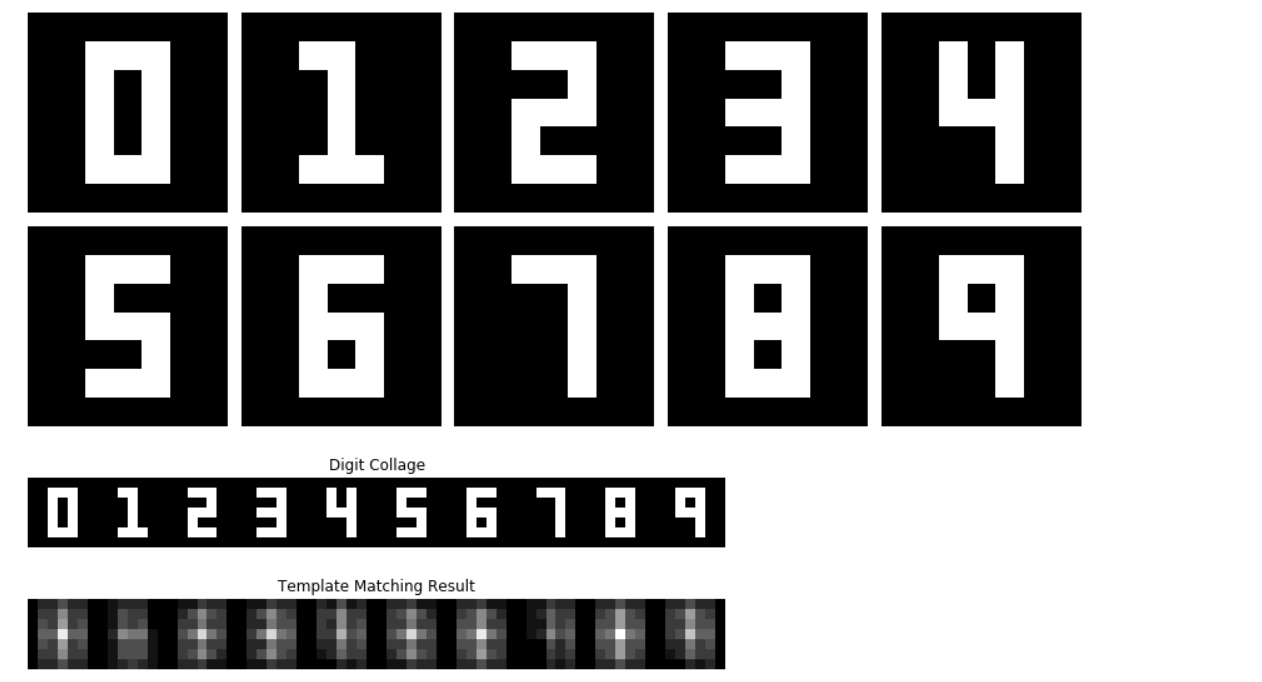
#> input picture Exercises/result.png, 1262 x 682 px
$ jupyter execute Matched_Filtering.ipynb
#> lines starting #> are read from the running program, lines starting #| are printed output that depends on the picture
Ex2: Matched Filtering in Practical

[cell 1]
import cv2
import numpy as np
import matplotlib.pyplot as plt

# Load ảnh test và template
image = cv2.imread("result.png", cv2.IMREAD_GRAYSCALE)
#> image is the input picture: shape (682, 1262); min 0, max 255, mean 137.9
template = cv2.imread("number_6.png", cv2.IMREAD_GRAYSCALE)
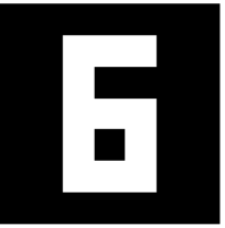
#> input picture Exercises/number_6.png, 225 x 228 px
#> template is the input picture: shape (228, 225); min 0, max 255, mean 72.5

# Resize template nếu lớn hơn ảnh test
h_img, w_img = image.shape
#> h_img = 682; w_img = 1262
h_tpl, w_tpl = template.shape
#> h_tpl = 228; w_tpl = 225
if h_tpl > h_img or w_tpl > w_img:
    scale = 0.9 * min(h_img / h_tpl, w_img / w_tpl)
    template = cv2.resize(template, (int(w_tpl * scale), int(h_tpl * scale)), interpolation=cv2.INTER_AREA)
    h_tpl, w_tpl = template.shape

# --- Matched Filtering (correlation) ---
template_norm = (template - np.mean(template)) / (np.std(template) + 1e-5)
image_norm = (image - np.mean(image)) / (np.std(image) + 1e-5)
res_mf = cv2.filter2D(image_norm, -1, template_norm)
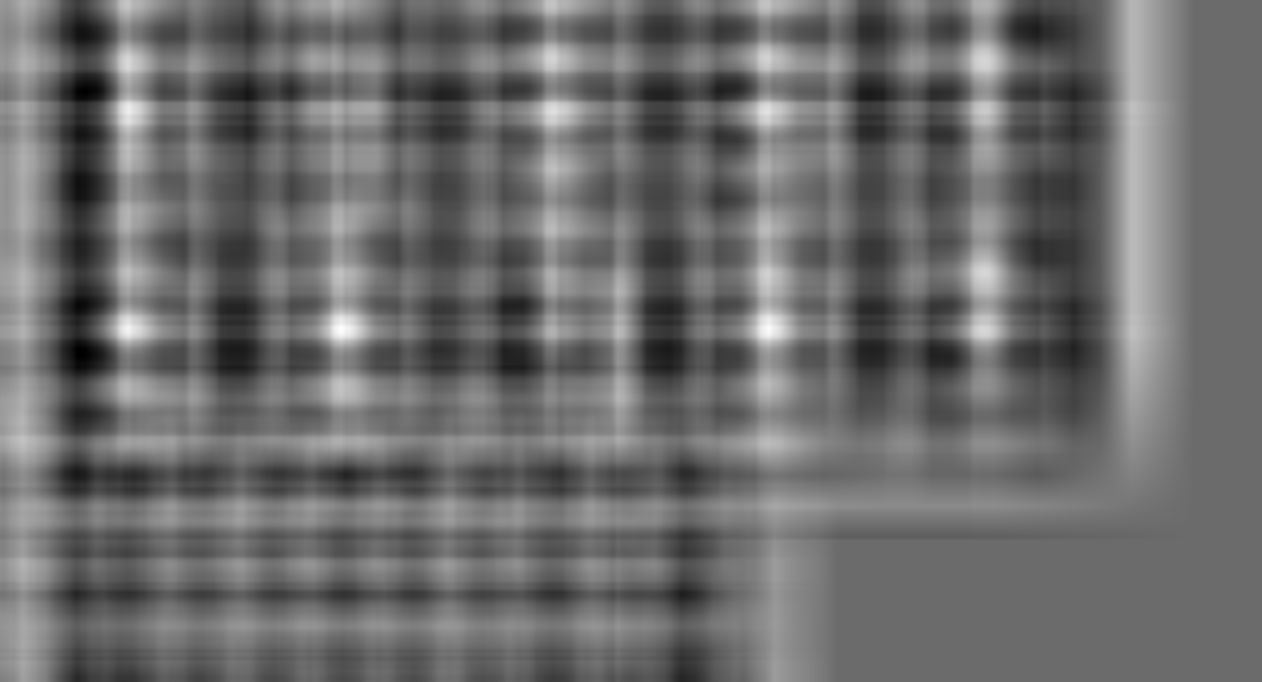
#> res_mf: shape (682, 1262) float64; min -20135.7, max 27600.4, mean 213.9; drawn with min black and max white
min_val_mf, max_val_mf, min_loc_mf, max_loc_mf = cv2.minMaxLoc(res_mf)
#> min_val_mf = -20135.7; max_val_mf = 27600.4; min_loc_mf = (78, 350); max_loc_mf = (341, 328)

# --- Visualization ---
fig, axs = plt.subplots(3, 1, figsize=(10, 6))

# 1. Test Image
axs[0].imshow(image, cmap='gray')
axs[0].set_title("Test Image", fontsize=14, weight='bold')
axs[0].axis("off")

# 2. Matched Filtering Result
axs[1].imshow(res_mf, cmap='gray')
axs[1].set_title("Matched Filtering Result", fontsize=12)
axs[1].arrow(max_loc_mf[0], max_loc_mf[1], 0, -10, head_width=5, head_length=5, fc='r', ec='r')
axs[1].text(max_loc_mf[0], max_loc_mf[1] + 15, f"{max_val_mf:.2f}", color='r', fontsize=12)
axs[1].axis("off")

# 3. Template
axs[2].imshow(template, cmap='gray')
axs[2].set_title("Template", fontsize=12)
axs[2].axis("off")

plt.tight_layout()
plt.show()
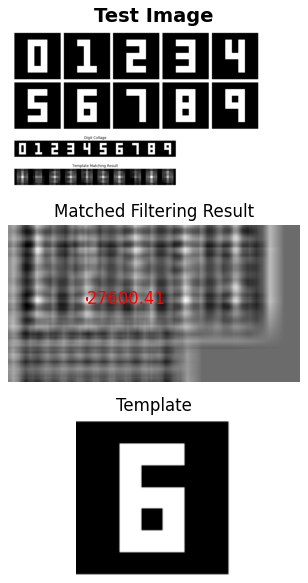
#> figure drawn by matplotlib, 3 panels
